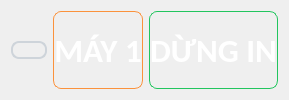
           <widget class="QWidget" name="widget_5" native="true">
            <property name="styleSheet">
             <string notr="true">*{
	color: #ffffff;
}

#labelMay1 {
	background: qradialgradient(
    	cx: 0.5, cy: 0.5, radius: 1.0,
    	fx: 0.5, fy: 0.5,
    	stop: 0 #fb923c,      /* Tâm: Cam đậm */
    	stop: 0.7 #fed7aa,    /* Giữa: Cam nhạt */
    	stop: 1 transparent   /* Viền: Trong suốt → nhạt dần */
	);
	border: 1px solid #fb923c;
	border-radius: 8px;
}

#txtTrangThai1 {
	background: qradialgradient(
    	cx: 0.5, cy: 0.5, radius: 1.0,
    	fx: 0.5, fy: 0.5,
   		stop: 0 #22c55e,      /* Tâm: Xanh lá đậm */
    	stop: 0.7 #86efac,    /* Giữa: Xanh lá nhạt */
    	stop: 1 transparent   /* Viền: Trong suốt → nhạt dần */
	);
	border: 1px solid #22c55e;
	border-radius: 8px;
}

#labelMay1 {
	background: qradialgradient(
    	cx: 0.5, cy: 0.5, radius: 1.0,
    	fx: 0.5, fy: 0.5,
    	stop: 0 #fb923c,      /* Tâm: Cam đậm */
    	stop: 0.7 #fed7aa,    /* Giữa: Cam nhạt */
    	stop: 1 transparent   /* Viền: Trong suốt → nhạt dần */
	);
	border: 1px solid #fb923c;
	border-radius: 8px;
}

#btnRefresh1 {
	background: qradialgradient(
          cx: 0.5, cy: 0.5, radius: 0.5,
          fx: 0.5, fy: 0.5,
          stop: 0 #f8f9fa,     /* Trắng sáng */
          stop: 0.5 #e9ecef,   /* Xám nhạt */
          stop: 1 #adb5bd      /* Xám viền */
      );
      color: #212529;           /* Chữ xám đậm */
      border: 2px solid #ced4da; /* Viền xám nhạt */
      border-radius: 8px;
}

#btnRefresh1:hover {
	background: qradialgradient(
          cx: 0.5, cy: 0.5, radius: 0.5,
          fx: 0.5, fy: 0.5,
          stop: 0 #ffffff,     /* Sáng hơn */
          stop: 0.5 #f1f3f5,
          stop: 1 #adb5bd
      );
	border: 2px solid #ced4da; /* Viền xám nhạt */
    border-radius: 8px;
}

#btnRefresh1:pressed {
	background: qradialgradient(
          cx: 0.5, cy: 0.5, radius: 0.5,
          fx: 0.5, fy: 0.5,
          stop: 0 #e9ecef,
          stop: 1 #adb5bd
      );
	border: 2px solid #ced4da; /* Viền xám nhạt */
    border-radius: 8px;
}

</string>
            </property>
            <layout class="QHBoxLayout" name="horizontalLayout_4" stretch="10,45,45">
             <item>
              <widget class="QPushButton" name="btnRefresh1">
               <property name="cursor">
                <cursorShape>PointingHandCursor</cursorShape>
               </property>
               <property name="text">
                <string/>
               </property>
               <property name="icon">
                <iconset>
                 <normaloff>assets/circle-of-two-clockwise-arrows-rotation.png</normaloff>assets/circle-of-two-clockwise-arrows-rotation.png</iconset>
               </property>
               <property name="iconSize">
                <size>
                 <width>25</width>
                 <height>54</height>
                </size>
               </property>
              </widget>
             </item>
             <item>
              <widget class="QLabel" name="labelMay1">
               <property name="font">
                <font>
                 <family>Calibri</family>
                 <pointsize>25</pointsize>
                 <weight>75</weight>
                 <bold>true</bold>
                </font>
               </property>
               <property name="text">
                <string>MÁY 1</string>
               </property>
               <property name="alignment">
                <set>Qt::AlignCenter</set>
               </property>
              </widget>
             </item>
             <item>
              <widget class="QLabel" name="txtTrangThai1">
               <property name="font">
                <font>
                 <family>Calibri</family>
                 <pointsize>25</pointsize>
                 <weight>75</weight>
                 <bold>true</bold>
                </font>
               </property>
               <property name="text">
                <string>DỪNG IN</string>
               </property>
               <property name="alignment">
                <set>Qt::AlignCenter</set>
               </property>
              </widget>
             </item>
            </layout>
           </widget>
